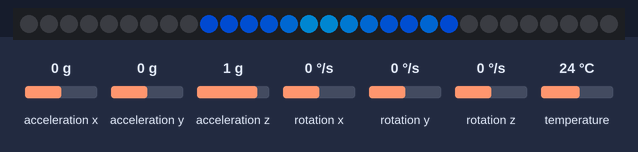
This sketch was run on a simulated Raspberry Pi Pico. Parts: 30 RGB LEDs in strip order, left to right. The test bench sets the inputs (shaded band); at power-on: acceleration x 0 g, acceleration z 1 g, acceleration y 0 g, rotation x 0 °/s, rotation y 0 °/s, rotation z 0 °/s, temperature 24 °C. Dim RGB values are drawn brighter than linear; random numbers use the default seed unless the sketch sets one; what the sketch prints to the serial monitor is not drawn.

Above: at 1.2 s.
1.3 s: acceleration x set to -1.4 g
At 1.59 s:
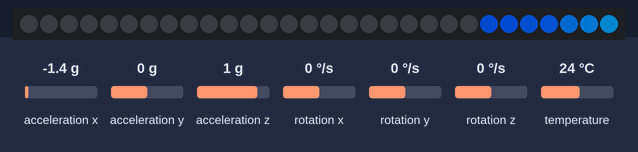
2.9 s: acceleration x set to 0 g
At 3.87 s:
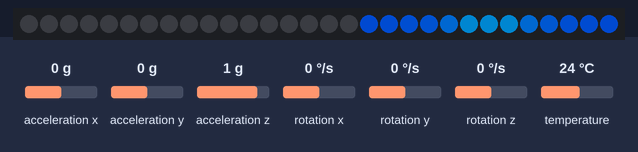
4.4 s: acceleration z set to 0.1 g
5.9 s: acceleration z set to -0.2 g
At 7.29 s:
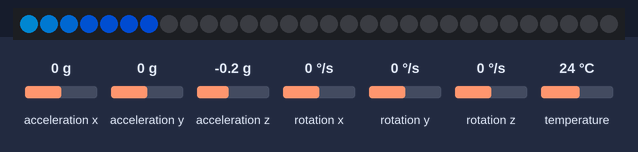
7.4 s: acceleration x set to -0.2 g
At 8.61 s:
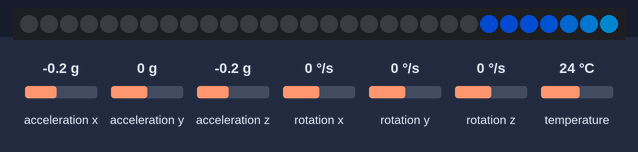

The sketch:

waves_final_code.ino
```cpp
/**
-----------------------------------------------
Realistic water physics with MPU6050 + WS2812B
-----------------------------------------------
*
* @file       waves.ino
* @author     Vladislav Skachkov
* @date       2025-11-22
* @version    1.0
* @brief      Tilt-controlled luminous water simulation
*
* Features:
*   • Dual-core physics (100 Hz) + visuals (~22 FPS)
*   • Perfectly tuned water bounce
*   • Live ASCII visualization in Serial Monitor
*   • Demo mode with beautiful sine wave when no sensor
*
*/

#include <Wire.h>
#include <Adafruit_MPU6050.h>
#include <Adafruit_Sensor.h>
#include <Adafruit_NeoPixel.h>

// ------------------- Configuration -------------------

#define LED_PIN         11
#define NUM_LEDS        30
#define BRIGHTNESS      120

Adafruit_NeoPixel strip(NUM_LEDS, LED_PIN, NEO_GRB + NEO_KHZ800); // GRB - GREEN/RED/BLUE | 800 kHz signal (standard speed for almost all WS2812B strips)
Adafruit_MPU6050 mpu;

// ------------------- Shared volatile variables -------------------

volatile float waterPos = NUM_LEDS / 2.0f;
volatile float waterVel = 0.0f;
volatile bool mpuFound = false;

// --------------------Physics Tuning-------------------------------

/** The factor of sensitivity (generally speaking).
* IF we DECREASE ---> Much more tilt is needed to get the same movement
* IF we INCREASE ---> Water reacts faster and stronger to small tilts(becomes more sensitive) */
const float TILT_SCALE = 0.018f;
/* Natural "resistance" factor/ depending on the density of the liquid can be changed
* For example, something like syrop would be around 0.1 and vise versa**/
const float GRAVITY    = 0.06f;
/** How much speed is lost every time the water hits an obstacle
* For clarity, something like a bouncy ball is around 0.9 */
const float DAMPING    = 0.68f;

// ------------------- Core 0: setup() & loop() – Sensor + Physics -------------------

void setup() {
  Serial.begin(115200);
  while (!Serial) delay(10); // Pauses Core 0 for 10 ms after each physics update

  Wire.setSDA(4);
  Wire.setSCL(5);

  if (mpu.begin()) {
    mpuFound = true;
    mpu.setAccelerometerRange(MPU6050_RANGE_4_G);
    mpu.setGyroRange(MPU6050_RANGE_500_DEG);
    mpu.setFilterBandwidth(MPU6050_BAND_21_HZ);
    Serial.println("MPU6050 found and initialized!");
  } else {
    mpuFound = false;
    Serial.println("No MPU6050 - running in demo mode with simulated tilt");
  }
}

void loop() {
  float tilt = 0.0f;

  if (mpuFound) {
    sensors_event_t a, g, temp;
    mpu.getEvent(&a, &g, &temp);

    // Roll = rotation around X axis → left/right tilt
    // Compute true roll angle using gravity vector
    float accelX = a.acceleration.x;
    float accelZ = a.acceleration.z;
    tilt = atan2(accelX, accelZ) * 180.0 / PI;  // Roll in degrees
  } else {
    // Beautiful demo wave when no sensor
    tilt = 65.0f * sin(millis() * 0.0012f);
  }

  // ----- Physics engine -----

  float accel = -tilt * TILT_SCALE;
  waterVel += accel;
  waterVel *= (1.0f - GRAVITY);  // Air/water friction

  waterPos += waterVel;

  // Bounce with realistic damping

  if (waterPos <= 0) {
    waterPos = 0;
    waterVel = -waterVel * DAMPING;
  }
  if (waterPos >= NUM_LEDS - 1) {
    waterPos = NUM_LEDS - 1;
    waterVel = -waterVel * DAMPING;
  }
  delay(10);  // ~100 Hz physics update
}

// ------------------- Core 1: setup1() & loop1() – LEDs + ASCII Visualization -------------------

void setup1() {
  strip.begin();
  strip.setBrightness(BRIGHTNESS);
  strip.clear();
  strip.show();
}

void drawWaterASCII() {
  String line = "";
  float pos = waterPos;

  for (int i = 0; i < NUM_LEDS; i++) {
    float dist = abs(i - pos);
    if (dist < 0.8f)      line += "██";
    else if (dist < 2.0f) line += "▓▓";
    else if (dist < 4.0f) line += "▒▒";
    else if (dist < 7.0f) line += "≈≈";
    else if (dist < 11.0f)line += "~~";
    else if (dist < 16.0f)line += "..";
    else                  line += "__";
  }

  Serial.printf("\n%s  Pos:%.2f  Vel:%.3f", line.c_str(), pos, waterVel);
}

void updateLEDs() {
  strip.clear();
  float pos = waterPos;

  for (int i = 0; i < NUM_LEDS; i++) {
    float dist = abs(i - pos);
    uint8_t intensity = 0; // how bright the current LED (pixel number i) should be

    if (dist < 1.0f)      intensity = 255;
    else if (dist < 3.0f) intensity = 200 - (dist-1)*60;
    else if (dist < 7.0f) intensity = 100 - dist*12;
    else if (dist < 12.0f)intensity = max(30 - (int)(dist*3), 0);
    else                  intensity = 0;

    // Shimmer Effect

    if (random(100) < 15 && dist < 6) intensity = min(255, intensity + 90);

    if (intensity > 10) {
      // Blue water glow: R=0, G=80+intensity/3, B=255 (shifted for more blue)
      strip.setPixelColor(i, strip.Color(0, 80 + intensity/3, 255));
    }
  }
  strip.show();
}

void loop1() {
  updateLEDs();
  drawWaterASCII();
  delay(45);  // ~22 FPS visual update (1000ms/45 = 22.22)
}
```
